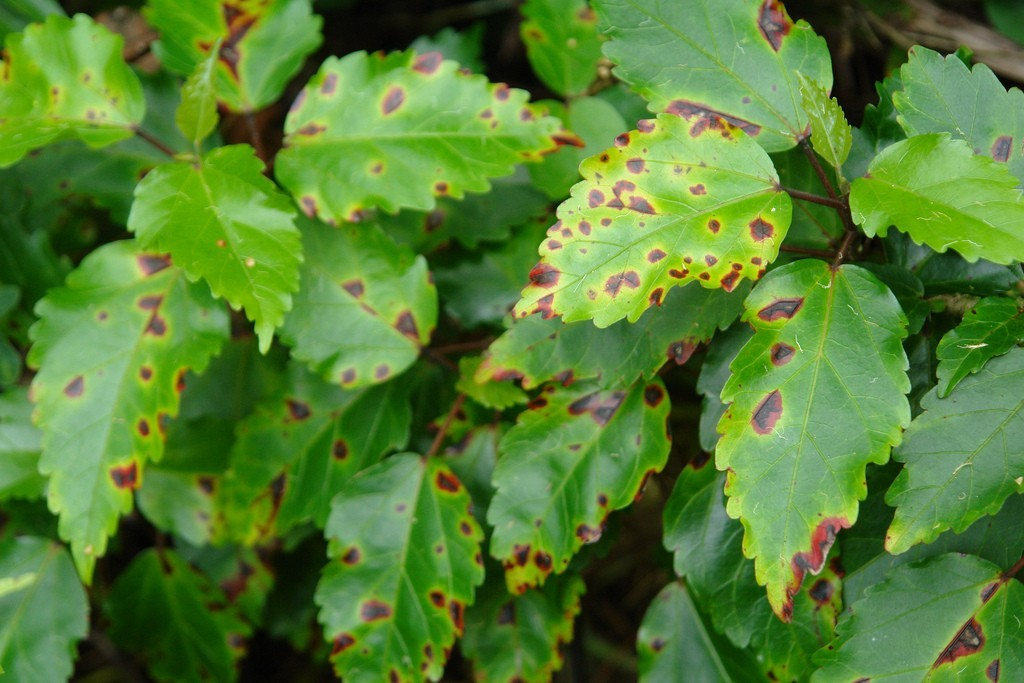
#> input picture RaspberryPi/ImageProcessingCode/bacterial-diseases-of-plants.jpg, 1024 x 683 px
$ python sixth-green-Experiment.py   (older library calls are emulated)
#> lines starting #> are read from the running program, lines starting #| are printed output that depends on the picture; after the words box and inside, x2 and y2 are one past the last pixel; in counts of white or black regions, pixels touching at a corner belong together
import cv2
import numpy as np


#image = cv2.imread('TestD2.png')
image = cv2.imread('bacterial-diseases-of-plants.jpg')
#> image is the input picture: shape (683, 1024, 3); mean B, G, R 51, 127.1, 85.2
height, width = image.shape[:2]
#> height = 683; width = 1024
resized_image = cv2.resize(image, (int(width/3),int(height/3)), interpolation = cv2.INTER_AREA)
cv2.imshow('Image', resized_image)
cv2.waitKey(0)

hsv_image = cv2.cvtColor(resized_image, cv2.COLOR_BGR2HSV)
#> hsv_image: shape (227, 341, 3); mean H, S, V 47, 163.6, 128.7

lower_green = np.array([40,50,50])
upper_green = np.array([70,255,255])

mask = cv2.inRange(hsv_image, lower_green, upper_green)
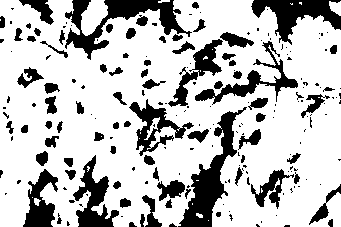
#> mask: shape (227, 341); 75% white; 204 black regions (125 under 20 px), largest, box (x1, y1, x2, y2) and area: (178, 107, 247, 227) 2400, (65, 0, 192, 60) 2328, (251, 0, 341, 45) 1768
result = cv2.bitwise_and(resized_image, resized_image, mask = mask)
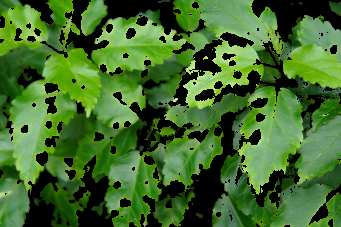
#> result: shape (227, 341, 3); mean B, G, R 42.1, 106.1, 65
gray = cv2.cvtColor(result, cv2.COLOR_BGR2GRAY)

#kernal = np.ones((15,15),np.float32)/225
#kernal = np.ones((10,10),np.float32)/100
kernal = np.ones((2,2),np.float32)/4
opening = cv2.morphologyEx(gray, cv2.MORPH_OPEN, kernal)
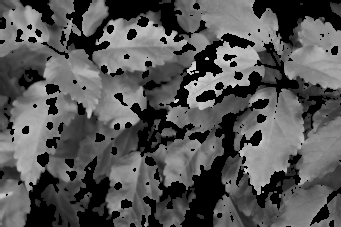
#> opening: shape (227, 341); min 0, max 212, mean 85.1

edged = cv2.Canny(opening, 100,200)
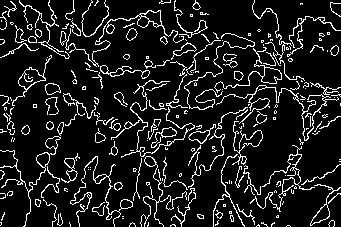
#> edged: shape (227, 341); 11.4% white in thin lines or dots

blank_image = np.zeros((resized_image.shape[0], resized_image.shape[1], 3))
_, contours, _ = cv2.findContours(edged.copy(), cv2.RETR_EXTERNAL, cv2.CHAIN_APPROX_NONE)
#> contours = 221 contours, 173 with area under 20; largest, box (x1, y1, x2, y2) and area: (60, 10, 184, 67) 446, (12, 55, 52, 106) 330, (0, 136, 61, 227) 288, (214, 47, 282, 93) 261, (70, 156, 133, 227) 226
cv2.drawContours(blank_image, contours, -1, (0,0,255),2)
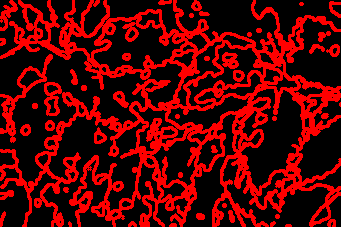
#> blank_image: shape (227, 341, 3) float64; mean of channels 0, 1, 2 0, 0, 89.7; drawn as B, G, R
cv2.imshow('Canny Edges After Contouring', blank_image)
cv2.waitKey()

cv2.drawContours(resized_image, contours, -1, (0,0,255),2)
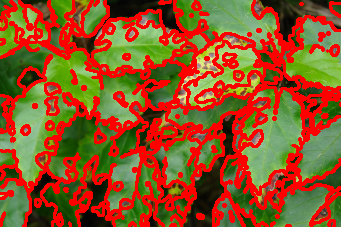
#> resized_image: shape (227, 341, 3); mean B, G, R 35.1, 82.7, 143.9
cv2.imshow('Contours', resized_image.copy())
cv2.waitKey()


print("Number of Contours found = " + str(len(contours)))
#| Number of Contours found = 221


for cnt in contours:
    if cv2.contourArea(cnt) > 0:
        area = cv2.contourArea(cnt)
        print("Area " + str(area))
        print(str(cv2.isContourConvex(cnt)))

        M = cv2.moments(cnt)
        cx = int(M['m10'] / M['m00'])
        cy = int(M['m01']/M['m00'])
        cv2.putText(blank_image, str(cv2.contourArea(cnt)), (cx,cy), cv2.FONT_HERSHEY_SIMPLEX,1,(255,0,0),2)
#> this loop made 221 passes
#> (area, cx, cy) on passes 20, 26, 37, 40, 62, 64, 65, 66, 72, 74, 80, 85: (26.5, 218, 214), (29, 37, 202), (200, 321, 212), (46.5, 117, 185), (151, 70, 168), (109, 151, 169), (226, 107, 192), (35, 228, 192), (63.5, 283, 182), (42.5, 113, 150), (288, 43, 154), (72, 99, 137)
#> cnt on passes 12, 13, 36, 42, 45, 46: [[122, 218], [123, 218]], [[122, 216], [123, 216]], [[276, 186]], [[231, 181], [231, 182], [231, 183], [231, 182]], [[162, 178], [162, 179], [162, 180], [162, 179]], [[285, 175]]
#> (printed output is left out)
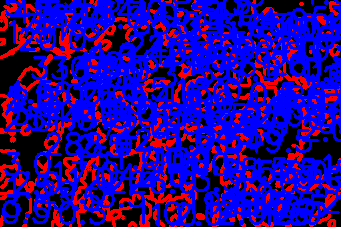
#> blank_image: shape (227, 341, 3) float64; mean of channels 0, 1, 2 142.1, 0, 39.3; drawn as B, G, R

cv2.imshow('Labeled with areas', blank_image)
cv2.waitKey()
